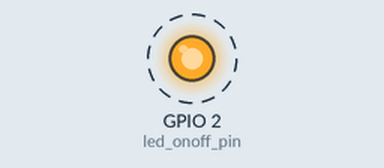
This sketch was run on a simulated ESP8266 (NodeMCU). Shown: output pins drawn as LEDs (lit = HIGH). Dashed ring = blinking. WiFi joins after 1.5 s; servers stay silent unless stated; no MQTT or app messages arrive unless stated; what the sketch prints to the serial monitor is not drawn.

Above: at 2.0 s.
Timing chart, 0 to 6.1 s (numbered marks = the images above):
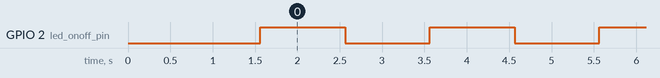

The sketch:

MQTT_LED_BLINK_TIMES_and_PUBLISHING.ino.ino
```cpp
//Headers or Packages

#include <ESP8266WiFi.h>
#include <PubSubClient.h>

// Constant values

const char* ssid = "Sowjanya";
const char* password = "12345678";
const char* mqtt_server = "mqtt.dioty.co";
const char* email="bramhanimulugoju@gmail.com";
const char* e_password="a0360821";
int led_onoff_pin=2;
const char* led_topic_p="/bramhanimulugoju@gmail.com/Ledp";
int count=0;
//Non initialize values

WiFiClient espClient;
PubSubClient client(espClient);
char mssg[175];
//Wifi Setup

void setup_wifi() {
  delay(10);
  Serial.print("Connecting to ");
  Serial.println(ssid);
  WiFi.begin(ssid, password);
  while (WiFi.status() != WL_CONNECTED) {
    delay(500);
    Serial.print(".");
  }
  Serial.println(WiFi.localIP());
}


//First setup block which executes at program start to settle loop function stable

void setup() {
  Serial.begin(115200);
  pinMode(led_onoff_pin, OUTPUT);
  setup_wifi();
  client.setServer(mqtt_server, 1883);

}

//When mqtt broker is not connected,then here is re-again connection

void reconnect(){
  while (!client.connected()) {
    if (client.connect(email,email,e_password,led_topic_p,2,0,"f")) {
    } else {
      Serial.print("failed, rc=");
      Serial.print(client.state());
      Serial.println(" try again in 5 seconds");
      // Wait 5 seconds before retrying
      delay(5000);
    }
  }
}

// continuous execution means loop function

void loop() {

  if (!client.connected()) {
    reconnect();
  }
  client.loop();
  digitalWrite(led_onoff_pin,HIGH);
  delay(1000);
  digitalWrite(led_onoff_pin,LOW);
  delay(1000);
  count+=1;
  Serial.print("No. of times LED blinked -- ");
  Serial.println(count);
  snprintf (mssg, 175, "#%ld times LED blinked",count);
  client.publish(led_topic_p,mssg );
}
```

Measured:
- by itself, GPIO 2 (led_onoff_pin): alternates HIGH for 1.0 s and LOW for 1.0 s
